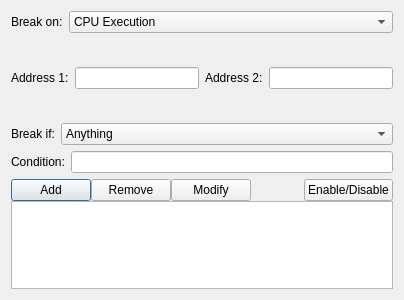
<?xml version="1.0" encoding="UTF-8"?>
<ui version="4.0">
 <class>BreakpointDialog</class>
 <widget class="QDialog" name="BreakpointDialog">
  <property name="geometry">
   <rect>
    <x>0</x>
    <y>0</y>
    <width>404</width>
    <height>300</height>
   </rect>
  </property>
  <property name="sizePolicy">
   <sizepolicy hsizetype="Preferred" vsizetype="Preferred">
    <horstretch>0</horstretch>
    <verstretch>0</verstretch>
   </sizepolicy>
  </property>
  <property name="windowTitle">
   <string>Dialog</string>
  </property>
  <layout class="QGridLayout" name="gridLayout_3">
   <item row="0" column="0">
    <layout class="QFormLayout" name="formLayout">
     <item row="0" column="0">
      <widget class="QLabel" name="label">
       <property name="sizePolicy">
        <sizepolicy hsizetype="Preferred" vsizetype="Preferred">
         <horstretch>0</horstretch>
         <verstretch>0</verstretch>
        </sizepolicy>
       </property>
       <property name="text">
        <string>Break on:</string>
       </property>
       <property name="scaledContents">
        <bool>false</bool>
       </property>
      </widget>
     </item>
     <item row="0" column="1">
      <widget class="QComboBox" name="type">
       <property name="maxVisibleItems">
        <number>20</number>
       </property>
       <item>
        <property name="text">
         <string>CPU Execution</string>
        </property>
       </item>
       <item>
        <property name="text">
         <string>CPU Memory Access (Read or Write)</string>
        </property>
       </item>
       <item>
        <property name="text">
         <string>CPU Memory Read</string>
        </property>
       </item>
       <item>
        <property name="text">
         <string>CPU Memory Write</string>
        </property>
       </item>
       <item>
        <property name="text">
         <string>CPU State</string>
        </property>
       </item>
       <item>
        <property name="text">
         <string>CPU Event</string>
        </property>
       </item>
       <item>
        <property name="text">
         <string>PPU Fetch (Rendering)</string>
        </property>
       </item>
       <item>
        <property name="text">
         <string>OAM Portal Access (Read or Write)</string>
        </property>
       </item>
       <item>
        <property name="text">
         <string>OAM Portal Read</string>
        </property>
       </item>
       <item>
        <property name="text">
         <string>OAM Portal Write</string>
        </property>
       </item>
       <item>
        <property name="text">
         <string>PPU Portal Access (Read or Write)</string>
        </property>
       </item>
       <item>
        <property name="text">
         <string>PPU Portal Read</string>
        </property>
       </item>
       <item>
        <property name="text">
         <string>PPU Portal Write</string>
        </property>
       </item>
       <item>
        <property name="text">
         <string>PPU State</string>
        </property>
       </item>
       <item>
        <property name="text">
         <string>PPU Event</string>
        </property>
       </item>
       <item>
        <property name="text">
         <string>APU State</string>
        </property>
       </item>
       <item>
        <property name="text">
         <string>APU Event</string>
        </property>
       </item>
       <item>
        <property name="text">
         <string>Cartridge (Mapper) State</string>
        </property>
       </item>
       <item>
        <property name="text">
         <string>Cartridge (Mapper) Event</string>
        </property>
       </item>
      </widget>
     </item>
    </layout>
   </item>
   <item row="1" column="0">
    <widget class="QStackedWidget" name="itemWidget">
     <property name="sizePolicy">
      <sizepolicy hsizetype="Preferred" vsizetype="Minimum">
       <horstretch>0</horstretch>
       <verstretch>0</verstretch>
      </sizepolicy>
     </property>
     <property name="currentIndex">
      <number>0</number>
     </property>
     <widget class="QWidget" name="addrpage">
      <layout class="QGridLayout" name="gridLayout_2">
       <property name="margin">
        <number>0</number>
       </property>
       <item row="0" column="0">
        <widget class="QLabel" name="addr1label">
         <property name="text">
          <string>Address 1:</string>
         </property>
        </widget>
       </item>
       <item row="0" column="3">
        <widget class="QLabel" name="addr2label">
         <property name="text">
          <string>Address 2:</string>
         </property>
        </widget>
       </item>
       <item row="0" column="4">
        <widget class="QLineEdit" name="addr2">
         <property name="maxLength">
          <number>4</number>
         </property>
        </widget>
       </item>
       <item row="0" column="1">
        <widget class="QLineEdit" name="addr1">
         <property name="maxLength">
          <number>4</number>
         </property>
        </widget>
       </item>
      </layout>
     </widget>
     <widget class="QWidget" name="regpage">
      <layout class="QFormLayout" name="formLayout_2">
       <property name="margin">
        <number>0</number>
       </property>
       <item row="0" column="0">
        <widget class="QLabel" name="registerlabel">
         <property name="text">
          <string>Register:</string>
         </property>
        </widget>
       </item>
       <item row="0" column="1">
        <widget class="QComboBox" name="reg">
         <property name="maxVisibleItems">
          <number>25</number>
         </property>
        </widget>
       </item>
       <item row="1" column="0">
        <widget class="QLabel" name="bitfieldlabel">
         <property name="text">
          <string>Bitfield:</string>
         </property>
        </widget>
       </item>
       <item row="1" column="1">
        <widget class="QComboBox" name="bitfield"/>
       </item>
      </layout>
     </widget>
     <widget class="QWidget" name="eventpage">
      <layout class="QFormLayout" name="formLayout_6">
       <property name="fieldGrowthPolicy">
        <enum>QFormLayout::AllNonFixedFieldsGrow</enum>
       </property>
       <property name="margin">
        <number>0</number>
       </property>
       <item row="0" column="0">
        <widget class="QLabel" name="label_2">
         <property name="text">
          <string>Event:</string>
         </property>
        </widget>
       </item>
       <item row="0" column="1">
        <widget class="QComboBox" name="event"/>
       </item>
       <item row="1" column="0">
        <widget class="QLabel" name="label_4">
         <property name="text">
          <string>Data1:</string>
         </property>
        </widget>
       </item>
       <item row="1" column="1">
        <widget class="QLineEdit" name="eventData1"/>
       </item>
       <item row="2" column="0">
        <widget class="QLabel" name="label_3">
         <property name="text">
          <string>Data2:</string>
         </property>
        </widget>
       </item>
       <item row="2" column="1">
        <widget class="QLineEdit" name="eventData2"/>
       </item>
      </layout>
     </widget>
     <widget class="QWidget" name="page"/>
    </widget>
   </item>
   <item row="5" column="0">
    <layout class="QGridLayout" name="gridLayout">
     <property name="spacing">
      <number>0</number>
     </property>
     <item row="2" column="0" colspan="6">
      <widget class="QTableView" name="tableView">
       <property name="editTriggers">
        <set>QAbstractItemView::NoEditTriggers</set>
       </property>
       <property name="alternatingRowColors">
        <bool>true</bool>
       </property>
       <property name="selectionMode">
        <enum>QAbstractItemView::SingleSelection</enum>
       </property>
       <property name="selectionBehavior">
        <enum>QAbstractItemView::SelectRows</enum>
       </property>
       <property name="textElideMode">
        <enum>Qt::ElideNone</enum>
       </property>
       <property name="showGrid">
        <bool>false</bool>
       </property>
       <property name="cornerButtonEnabled">
        <bool>false</bool>
       </property>
       <attribute name="horizontalHeaderVisible">
        <bool>false</bool>
       </attribute>
       <attribute name="horizontalHeaderStretchLastSection">
        <bool>true</bool>
       </attribute>
       <attribute name="verticalHeaderVisible">
        <bool>false</bool>
       </attribute>
       <attribute name="verticalHeaderDefaultSectionSize">
        <number>23</number>
       </attribute>
       <attribute name="verticalHeaderMinimumSectionSize">
        <number>23</number>
       </attribute>
       <attribute name="verticalHeaderVisible">
        <bool>false</bool>
       </attribute>
       <attribute name="verticalHeaderDefaultSectionSize">
        <number>23</number>
       </attribute>
       <attribute name="horizontalHeaderStretchLastSection">
        <bool>true</bool>
       </attribute>
       <attribute name="horizontalHeaderVisible">
        <bool>false</bool>
       </attribute>
       <attribute name="verticalHeaderMinimumSectionSize">
        <number>23</number>
       </attribute>
      </widget>
     </item>
     <item row="1" column="0">
      <widget class="QPushButton" name="addButton">
       <property name="text">
        <string>Add</string>
       </property>
      </widget>
     </item>
     <item row="1" column="1">
      <widget class="QPushButton" name="removeButton">
       <property name="text">
        <string>Remove</string>
       </property>
      </widget>
     </item>
     <item row="1" column="2">
      <widget class="QPushButton" name="modifyButton">
       <property name="text">
        <string>Modify</string>
       </property>
      </widget>
     </item>
     <item row="1" column="5">
      <widget class="QPushButton" name="endisButton">
       <property name="text">
        <string>Enable/Disable</string>
       </property>
      </widget>
     </item>
    </layout>
   </item>
   <item row="3" column="0">
    <widget class="QStackedWidget" name="conditionWidget">
     <property name="sizePolicy">
      <sizepolicy hsizetype="Preferred" vsizetype="Minimum">
       <horstretch>0</horstretch>
       <verstretch>0</verstretch>
      </sizepolicy>
     </property>
     <property name="currentIndex">
      <number>1</number>
     </property>
     <widget class="QWidget" name="emptyCondition"/>
     <widget class="QWidget" name="addrCondition">
      <layout class="QFormLayout" name="formLayout_3">
       <property name="fieldGrowthPolicy">
        <enum>QFormLayout::AllNonFixedFieldsGrow</enum>
       </property>
       <property name="margin">
        <number>0</number>
       </property>
       <item row="0" column="1">
        <widget class="QComboBox" name="condition">
         <item>
          <property name="text">
           <string>Anything</string>
          </property>
         </item>
         <item>
          <property name="text">
           <string>Equals</string>
          </property>
         </item>
         <item>
          <property name="text">
           <string>Does Not Equal</string>
          </property>
         </item>
         <item>
          <property name="text">
           <string>Is Greater Than</string>
          </property>
         </item>
         <item>
          <property name="text">
           <string>Is Less Than</string>
          </property>
         </item>
        </widget>
       </item>
       <item row="0" column="0">
        <widget class="QLabel" name="conditionlabel">
         <property name="text">
          <string>Break if:</string>
         </property>
        </widget>
       </item>
      </layout>
     </widget>
    </widget>
   </item>
   <item row="4" column="0">
    <widget class="QStackedWidget" name="dataWidget">
     <property name="sizePolicy">
      <sizepolicy hsizetype="Preferred" vsizetype="Minimum">
       <horstretch>0</horstretch>
       <verstretch>0</verstretch>
      </sizepolicy>
     </property>
     <property name="currentIndex">
      <number>1</number>
     </property>
     <widget class="QWidget" name="page_4">
      <layout class="QGridLayout" name="gridLayout_7">
       <property name="margin">
        <number>0</number>
       </property>
      </layout>
     </widget>
     <widget class="QWidget" name="page_5">
      <layout class="QFormLayout" name="formLayout_5">
       <property name="margin">
        <number>0</number>
       </property>
       <item row="0" column="1">
        <widget class="QLineEdit" name="data1"/>
       </item>
       <item row="0" column="0">
        <widget class="QLabel" name="datalabel">
         <property name="text">
          <string>Condition:</string>
         </property>
        </widget>
       </item>
      </layout>
     </widget>
     <widget class="QWidget" name="page_6">
      <layout class="QFormLayout" name="formLayout_4">
       <property name="margin">
        <number>0</number>
       </property>
       <item row="0" column="0">
        <widget class="QLabel" name="datalabel_2">
         <property name="text">
          <string>Condition:</string>
         </property>
        </widget>
       </item>
       <item row="0" column="1">
        <widget class="QComboBox" name="data2"/>
       </item>
      </layout>
     </widget>
    </widget>
   </item>
  </layout>
 </widget>
 <tabstops>
  <tabstop>type</tabstop>
  <tabstop>addr1</tabstop>
  <tabstop>addr2</tabstop>
  <tabstop>data2</tabstop>
  <tabstop>reg</tabstop>
  <tabstop>bitfield</tabstop>
  <tabstop>event</tabstop>
  <tabstop>condition</tabstop>
 </tabstops>
 <resources/>
 <connections/>
</ui>
